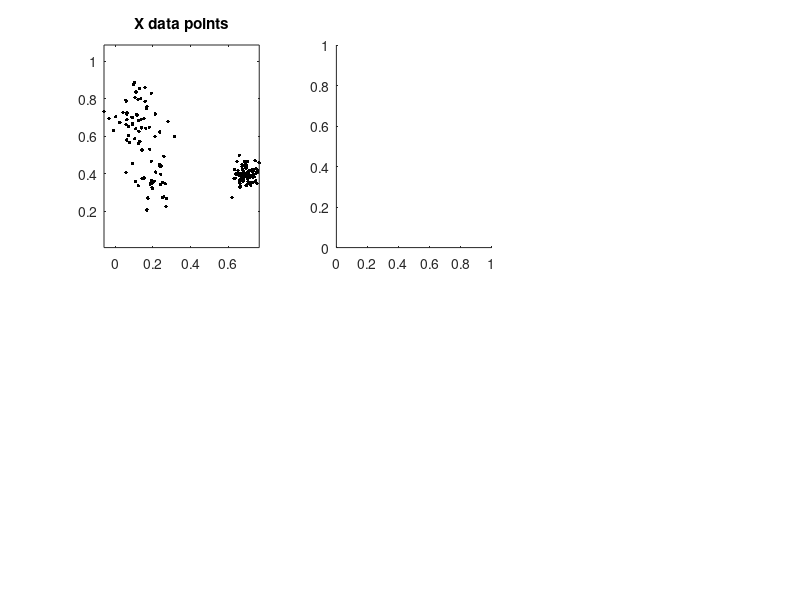

MATLAB code for this plot: (Note: this script raises an error after producing the figure.)
clc
rng(0)

%a small example
D = [ 0, .73, .19, .71, .16
  .73 0 .59 .12 .78
  .19 .59 0 .55 .19
  .71 .12 .55 0 .74
  .16 .78 .19 .74 0];

D_ready=false; %dont chnage this

switch(1) 

case 1
c = [0.2,0.35;
     0.1, 0.7;
     0.7, 0.4];
n = [30, 50, 80]*   1;
s = [0.04, 0.04, 0.02]*1.9;
X = [];
for i = 1 : numel(n)
Y = repmat( c(i,:), n(i), 1);
N = randn( n(i), size(c,2) )*s(i) ;
%N = randn( n(i), size(c,2) )*s(i) - s(i)/2;
X = [X; Y+N];
end
  
case -1
c = [0.2,0.35;
     0.1, 0.7;];
n = [30, 50];
s = [0.025, 0.02]*2.9;
X = [];
for i = 1 : numel(n)
Y = repmat( c(i,:), n(i), 1);
N = randn( n(i), size(c,2) )*s(i) ;
%N = randn( n(i), size(c,2) )*s(i) - s(i)/2;
X = [X; Y+N];
end

case 2
c = [0,0;  3,4;  6,0];
s = ones(1,3) * 0.83162;
n = round( [0.15,0.35,0.5] * 50 );
X = [];
for i = 1 : numel(n)
Y = repmat( c(i,:), n(i), 1);
N = randn( n(i), size(c,2) )*s(i) ;
%N = randn( n(i), size(c,2) )*s(i) - s(i)/2;
X = [X; Y+N];
end

case 44
c = [0,0;  3,4;  6,0; 11,11];
s = ones(1,4) * 1.23162;
n = round( [0.15,0.35,0.5,.5]* 50 );
X = [];
for i = 1 : numel(n)
Y = repmat( c(i,:), n(i), 1);
N = randn( n(i), size(c,2) )*s(i) ;
%N = randn( n(i), size(c,2) )*s(i) - s(i)/2;
X = [X; Y+N];
end

case 3
k=10;
[x,y] = meshgrid( linspace(0,1,k), linspace(0,1.8,k) );
X = [x(:), y(:)];

case -3
k=10;
[x,y] = meshgrid(1:1:k, 1:1:k);
X = [x(:), y(:)];

case 4
a1=linspace(0,2*pi, 50)';
a2=linspace(0,2*pi, 70)';
X1 = [ cos(a1), sin(a1) ] * 1;
X2 = [ cos(a2), sin(a2) ] * 2;
X = [X1;X2];

case -4
a=linspace(0,2*pi,20)';
X = [ cos(a), sin(a) ]*1e88;

case 5
a = linspace(0,2*pi * 5,150)';
r = 1:1:numel(a); 
r=r.^1.5;
X = [ cos(a), sin(a) ].*repmat(r',1,2) ;

case 22
C = rand(7,2) * 200;
%C = [1,1; 2,2; 1,2; 2,1; 1.5, 1.5] * 99;
n = 30;
X = [];
for i = 1 : size(C,1)
  X = [ X; mvnrnd( C(i,:), [1,0;0,1] *5, n ) ];
end
   
    
case 111
  D_ready = true;
%  X = load('iris.mat');
 % X = X.Iris;
%  X = rand(255,5)*1000-500;
  %X = load('/Volumes/yannisdisk/D.mat'); D=X.D;X=D;  
  %X = load('/Volumes/yannisdisk/workspace/work/papers/seriation datasets/alex/mds2.mat'); X = X.MDS2; D=X;
  
  %X = load('/Users/yannis/Desktop/FispinCorr.mat');
  %X = X.C;
  %D = 1-X;
  
  %D = (D+D')/2;

  load('/Volumes/yannisdisk/workspace/work/papers/_submitted ones/ppc/_resources/data textual from Tingting/Reuters_5topic.mat')
  D=R;  X=D;

case 999
  X = load('/Volumes/yannisdisk/workspace/work/papers/datasets/toy/spiral.txt');
  X = X(1:1:end,1:2);
  
  %X = rm(X, 'mode', 'minkowski', 'mink_p', 1).run().R; %assume that X is not known; just some distance info of it...
  
end


%%%%%%%%%%%%%%%%%%%%%%%%%%%%%%%%%%%%%%%%%%%%%%%%%%%%%%%%%%%%%
%messy demo dma class code
%%%%%%%%%%%%%%%%%%%%%%%%%%%%%%%%%%%%%%%%%%%%%%%%%%%%%%%%%%%%%
clf
colormap jet

subplot(231)
plot( X(:,1), X(:,2), 'k.', 'markersize', 8 )
axis equal
title('X data points')

subplot(232)
if ~D_ready
[n,m] = size(X);
rel   = rm();
%D     = rel.set( X, 'mode', 'minkowski', 'mink_p', 2.3).run().R;
D     = rel.set( X, 'mode', 'euclidean').run().R;
   %D = rel.set(X, 'mode', 'knn', 'knn_type', 'undirected', 'knn_k', 7, 'knn_weighting', 'metric').run().R;
   %D(isinf(D)) = 100*max(max(D(~isinf(D))));
%D    = 1-rel.set(X, 'mode', 'correlation').run().R; %used,for instance, in dma.corder()
%D = D./sum(sum(D)); %make some objectives easier to see
D=real(D);
end
imagesc(D)
axis square
title('S original')

subplot(233)
if ~D_ready
rp = randperm(n);
else
  n = size(D,1);
  rp = 1:n;
end
D = D(rp,rp);
imagesc(D)
title('S shuffled')
axis square

subplot(234)
plot(X(:,1), X(:,2), 'k-.')
title('linked scatterplot')
axis equal

drawnow
time = cputime;


o2 = dma(D,'r2e'); ext_perm = o2.run().perm;
%o2= dma(D,'hc'); o2.hc_args= {'method', 'average', 'ordering', 'olo'}; ext_perm = o2.run().perm;
%ext_perm = 1:n; %[1:2:n, 2:2:n]; %silly order for testing
%
o2=dma(D, 'vat'); hybs{1} = o2.run().perm'; %o2=dma(D, 'mds'); hybs{2} = o2.run().perm';
%
o               = dma(D);
o.svd_args      = {'subset', [1,2], 'gap', false};
o.fpca_args     = {'dims', 2};
o.svat_args     = {'clusters', 15, 'sample' 0.6};
o.revat_sample  = 0.6;
o.spin_args     = {'method', 'sts', 'exact', true};
o.mds_args      = {'method', 'classical', 'dims', 1};
o.hc_args       = {'method', 'average', 'ordering', 'olo', 'ext_perm', ext_perm };
o.spectral_args = {'method', 'ding', 'ext_mix', 1.0, 'ext_perm', ext_perm };
o.tsp_args      = {'method', 'heuristic', 'starts', inf, 'precision', 2};
%o.ga_args       = {'objective', 'are', 'W', dma.template(n,'linear') };
o.ga_args       = {'objective', 'qap', 'W', dma.template(n,'banded', 11), 'pop_size', 300, 'tol_fun', 1e-7, 'hybrids', 'off' };
%o.ga_args       = {'objective', 'arc', 'pop_size', 100};
o.qap_args      = {'method', 'fw', 'max_iters', 555, 'W', dma.template(n,'linear') };
o.gncr_args     = {'method', 'pshuber', 'delta', 123 }; %method is 'twosum' or 'pshuber'
o.mode          = 1;
o.algo          = 'gncr'; %<<<<*****<<<<<<<<<<<<<********
o               = o.run();

fprintf('\ntime to run seriation: %2.2fsecs \n', cputime-time )

subplot(2,3,5)
imagesc(o.Q)
title('S ordered')
axis square

if ~D_ready
  subplot(2,3,6)
  X = X(o.perm,:);
  plot(X(:,1), X(:,2), 'k-*')
  %for q = 1 : size(X,1), hold on, plot( X(q,1), X(q,2), 'r*') , pause,  end
  hold on, plot(X(1,1), X(1,2), 'r.', 'markersize', 8), plot(X(end,1), X(end,2), 'g.', 'markersize', 8), 
  title('linked scatterplot ordered')
  axis equal
end



%keyboard

if strcmp( o.algo, 'revat') 
  o.plot_revat_profiles();
  pause, close(2:2)
end
%[c, details] = dma.dbe(o.Q, nan, true), pause, close


if 000 %stepwise paused graph
  figure(2)
  plot(X(:,1), X(:,2), 'm-')
  axis equal
  hold on
  for r = 1 : size(X,1)
    plot(X(r,1),X(r,2), 'ko')
    pause
  end
  close(2)
end

%o.error_window=25;
o = o.analyse();
fprintf('Original D:\n')
disp( o.scores.D )
fprintf('\nReordered Q:\n')
disp( o.scores.Q )
fprintf('\n\n\n')

if (false)
  struct2mat = @(x) cell2mat(struct2cell(x));
  diff = struct2mat(o.scores.Q) - struct2mat(dma.measures_naive(o.Q));
  max(abs(diff))
end










